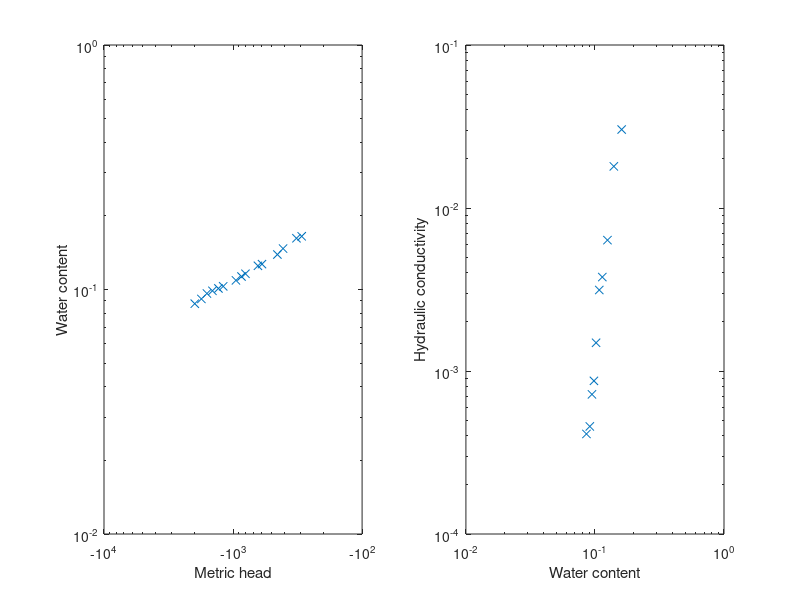

Write the MATLAB code that produced this figure.
%% Parameter fitting
% Problem of data fitting for observed retention and conductivity data of 
% crushed Bandalier tuff

clear; clc; close all;

headwcontent = [-293.9 0.165 
-322.5 0.162 
-409.6 0.147 
-453.2 0.139 
-596.6 0.127 
-641.5 0.125 
-801.5 0.116 
-860.1 0.113 
-949.7 0.109 
-1192.0 0.103 
-1298.0 0.101 
-1445.0 0.0988 
-1594.0 0.0963 
-1760.0 0.0915
-1980.0 0.0875];

wcontenthcond = [0.0859 0.000411
0.0912 0.000457
0.0948 0.000719
0.0982 0.00087
0.102 0.00149
0.108 0.00314
0.114 0.00377
0.125 0.00635
0.140 0.018
0.161 0.0303];

figure(1)
subplot(1,2,1)
loglog(headwcontent(:,1),headwcontent(:,2),'x')
xlabel('Metric head')
ylabel('Water content')
subplot(1,2,2)
loglog(wcontenthcond(:,1),wcontenthcond(:,2),'x')
xlabel('Water content')
ylabel('Hydraulic conductivity')